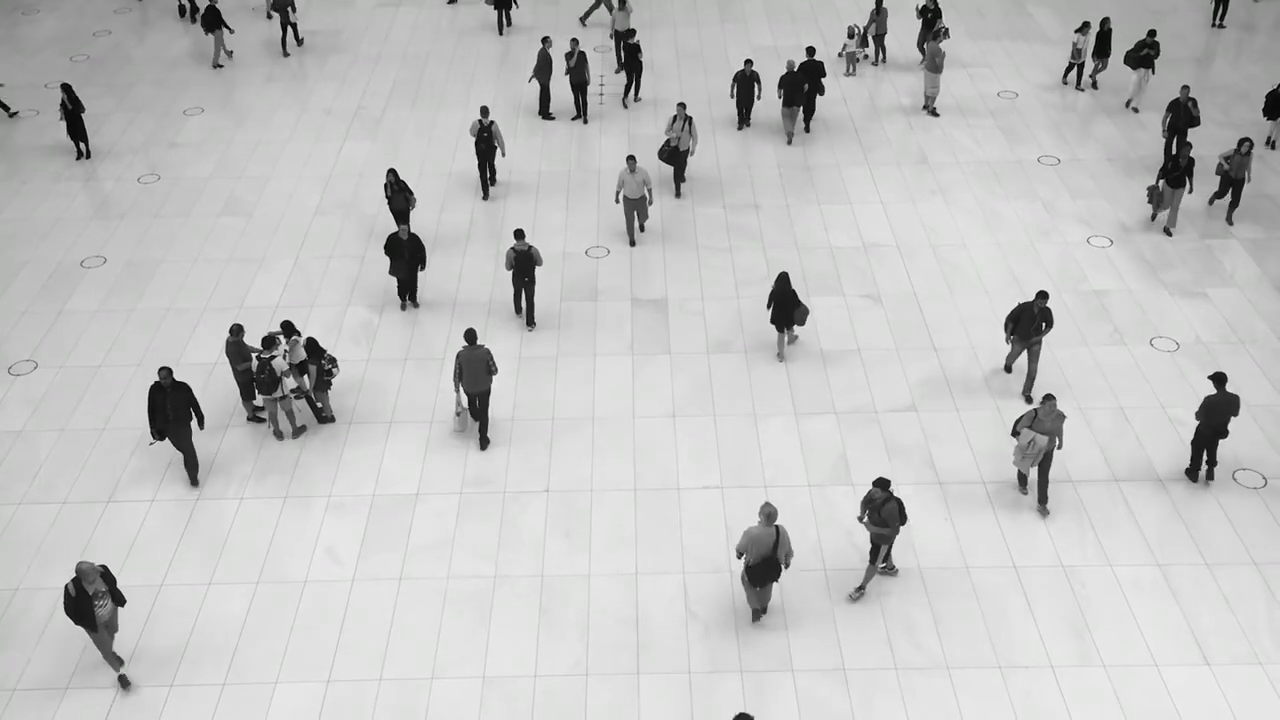
#> input picture frame 34 of 2-ultralytics-yolo/videos/video-1.mp4, 1280 x 720 px, given in place of birds-video.mp4, which was not available
$ jupyter execute video-processing.ipynb
#> lines starting #> are read from the running program, lines starting #| are printed output that depends on the picture; after the words box and inside, x2 and y2 are one past the last pixel; in counts of white or black regions, pixels touching at a corner belong together
[cell 1]
import cv2
import numpy as np
import time

[cell 2]
video_path = './data/birds-video.mp4'

cap = cv2.VideoCapture(video_path) # video_path, 0 = default web camera, 1 = external camera

while True:
    ret, frame = cap.read()
#> frame is the input picture: shape (720, 1280, 3); mean B, G, R 193.6, 193.8, 193.7
    # ret = true, read video sucessfully
    # ret == false, failed to read video

    if ret is not True:
        print("Failed to read Video")
        break

    # Apply bilateral filter for noise reduction while keeping edges sharp
    # blur = cv2.bilateralFilter(frame, 9, 50, 30)
    # Apply Gaussian Blur for further noise reduction
    blur = cv2.GaussianBlur(frame, (3, 3), 0)
    # convert the frame to grayscale
    gray = cv2.cvtColor(blur, cv2.COLOR_BGR2GRAY)
    # Apply Canny Edge Detection
    edge = cv2.Canny(gray, 100, 200)
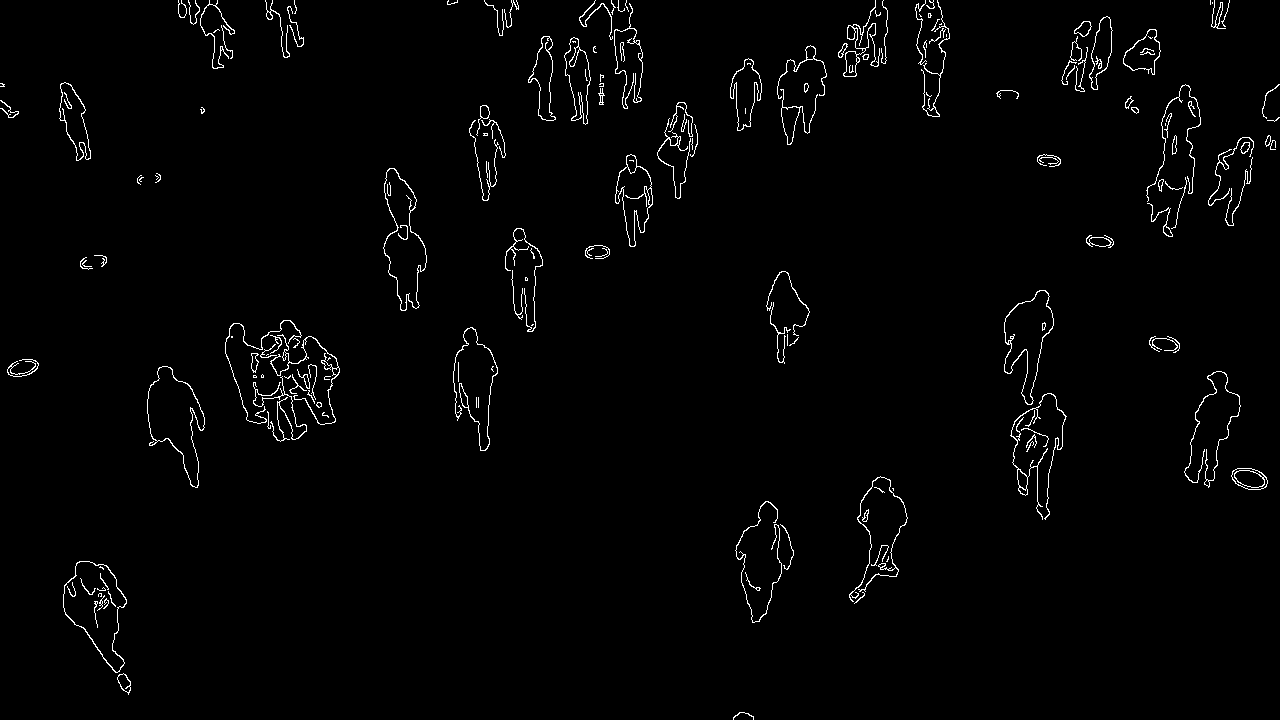
#> edge: shape (720, 1280); 1.7% white in thin lines or dots

    cv2.imshow("Video Capture",frame)
    cv2.imshow("Grayscale Video", gray)
    cv2.imshow("Edge Detection", edge)
    # fps = 1000 / (no of frames)
    if cv2.waitKey(int(1000/24)) == ord('q'):
#> (key q is pressed here)
        break

cap.release()
cv2.destroyAllWindows()


$ run again, starting later in the video
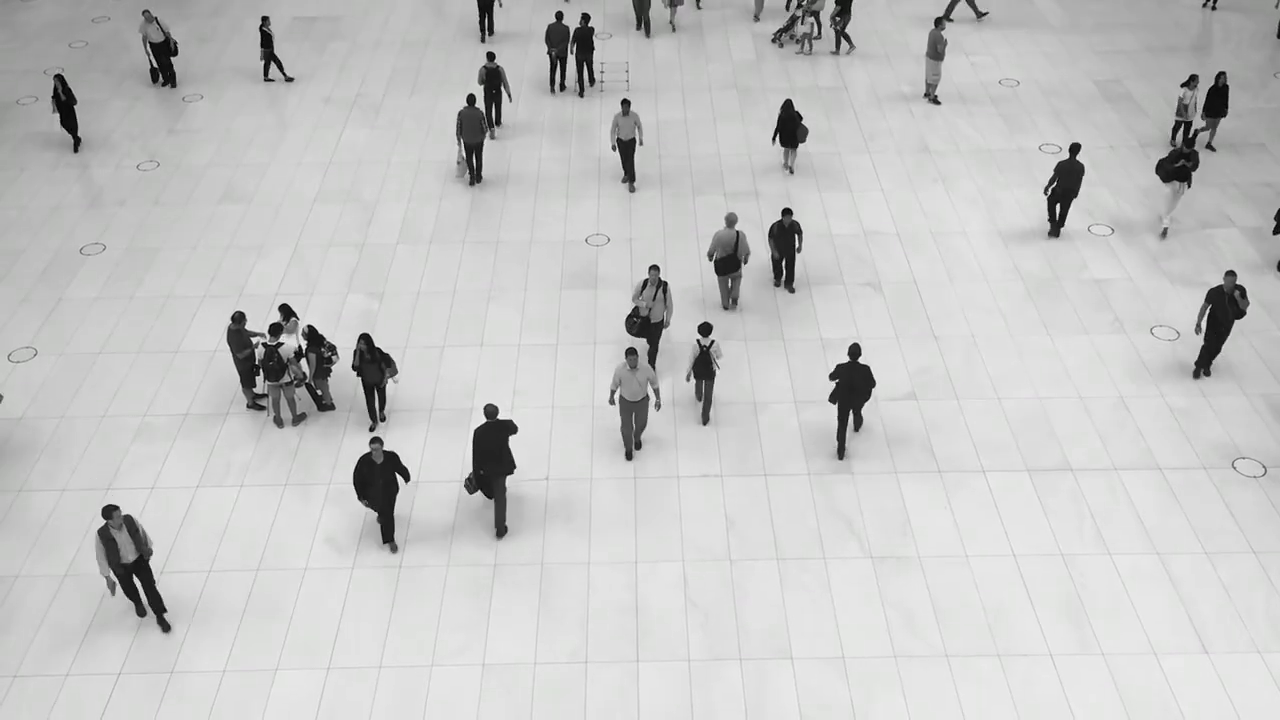
#> input picture frame 153 of 2-ultralytics-yolo/videos/video-1.mp4, 1280 x 720 px, given in place of birds-video.mp4, which was not available
#> frame is the input picture: shape (720, 1280, 3); mean B, G, R 196.6, 196.9, 196.7
#> `edge = cv2.Canny(gray, 100, 200)`:
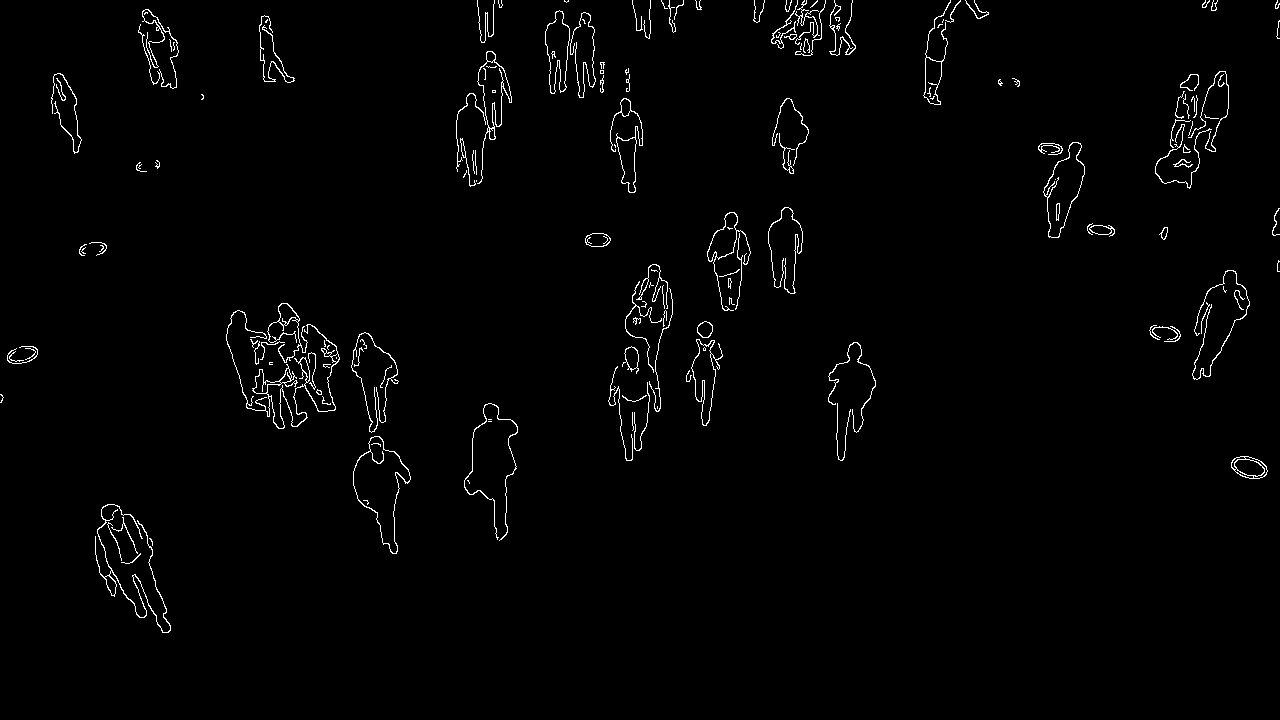
#> edge: shape (720, 1280); 1.5% white in thin lines or dots, all inside (x1, y1, x2, y2) = (0, 0, 1280, 633)

$ run again, starting later in the video
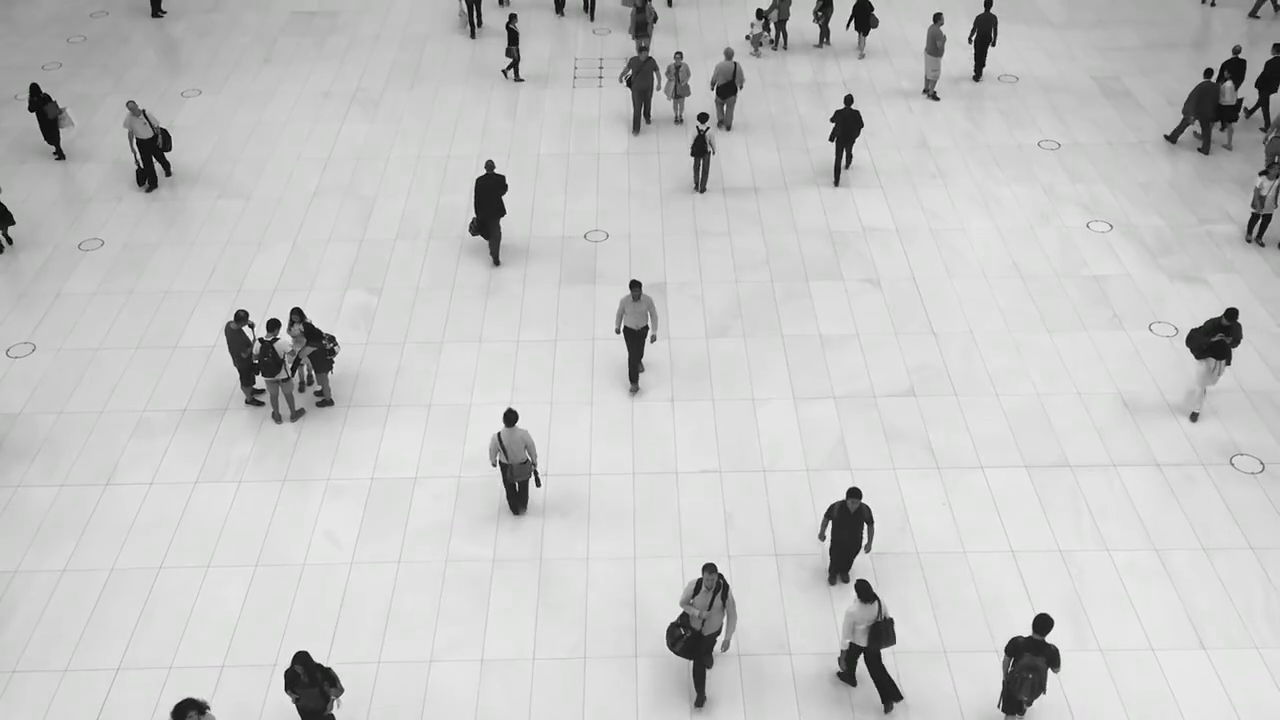
#> input picture frame 272 of 2-ultralytics-yolo/videos/video-1.mp4, 1280 x 720 px, given in place of birds-video.mp4, which was not available
#> frame is the input picture: shape (720, 1280, 3); mean B, G, R 196.9, 197.3, 197
#> `edge = cv2.Canny(gray, 100, 200)`:
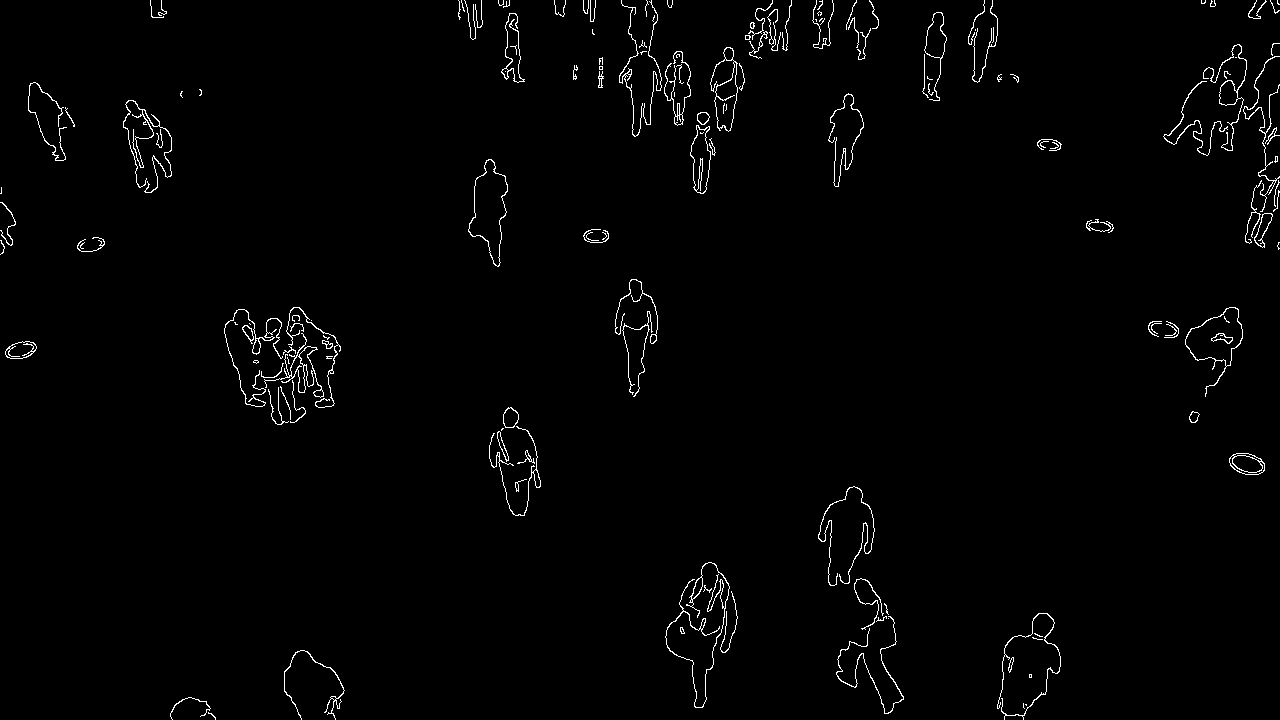
#> edge: shape (720, 1280); 1.4% white in thin lines or dots
